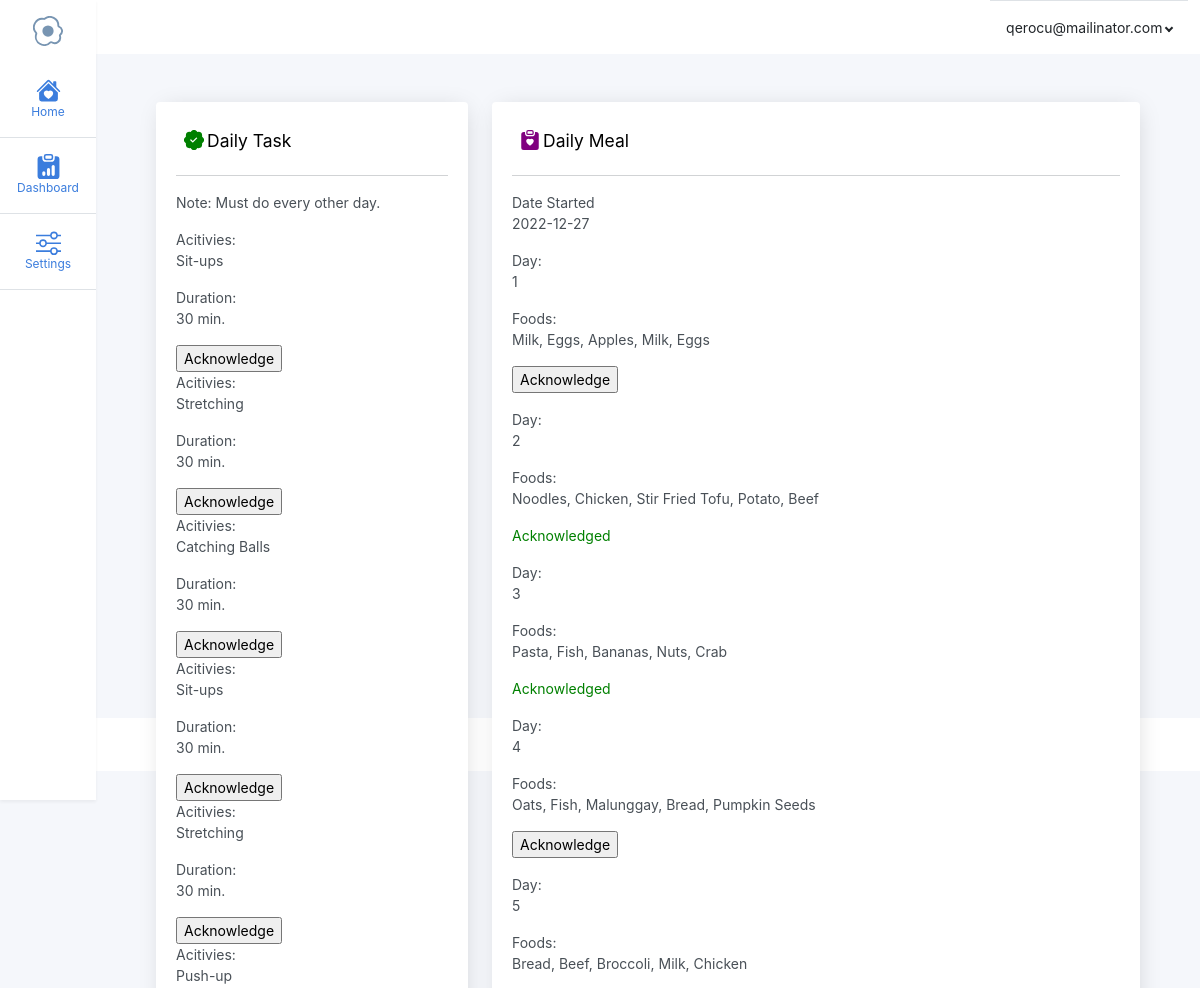
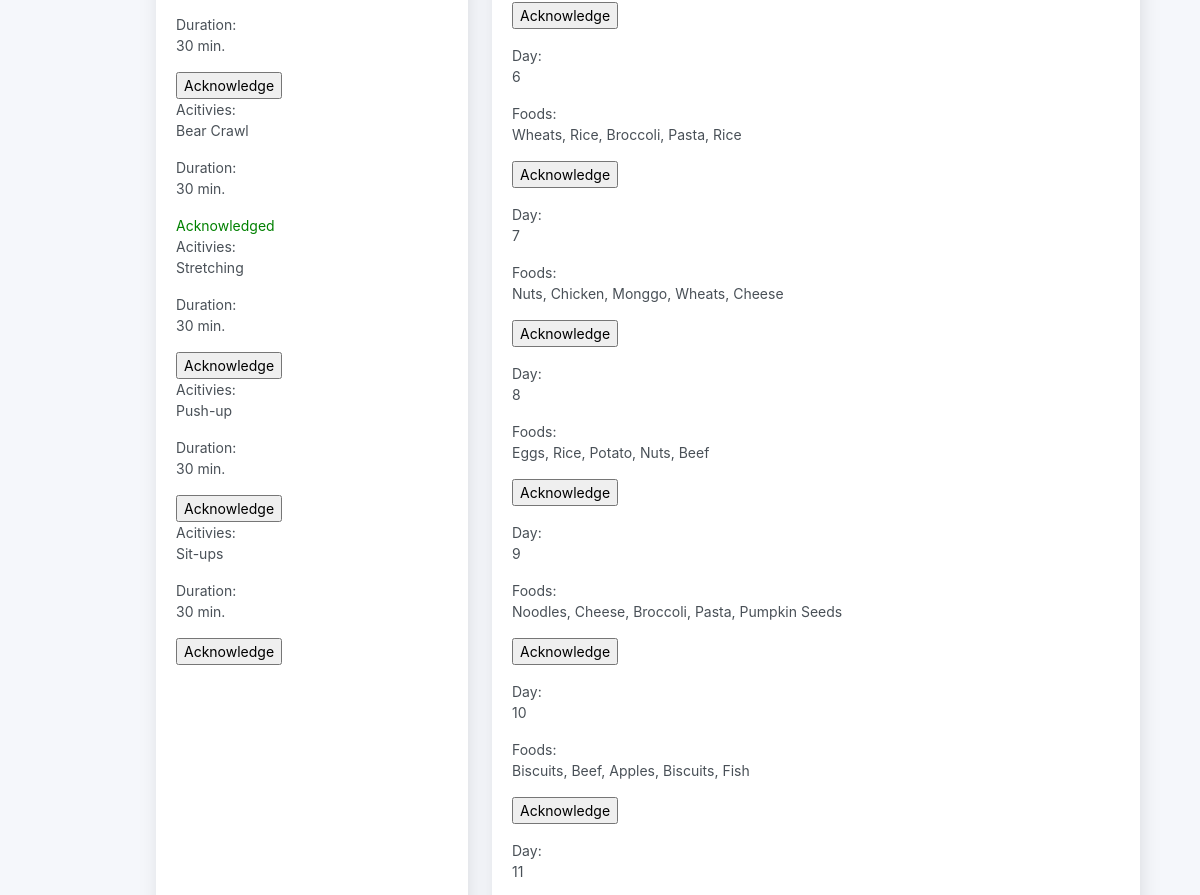
Page /parents/home-parent.php (signed in, upper part) on the earlier database version (2 pictures, top to bottom).
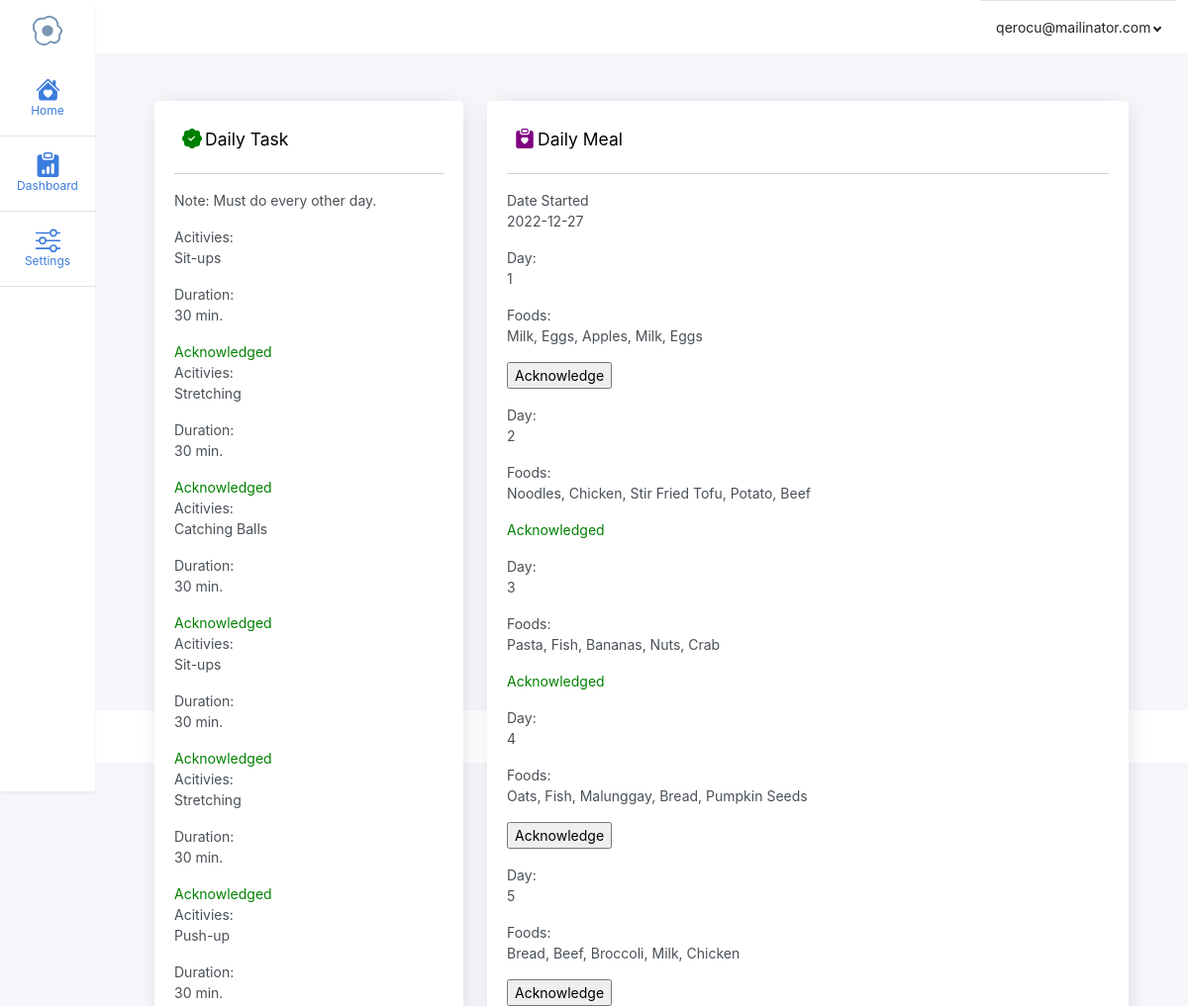
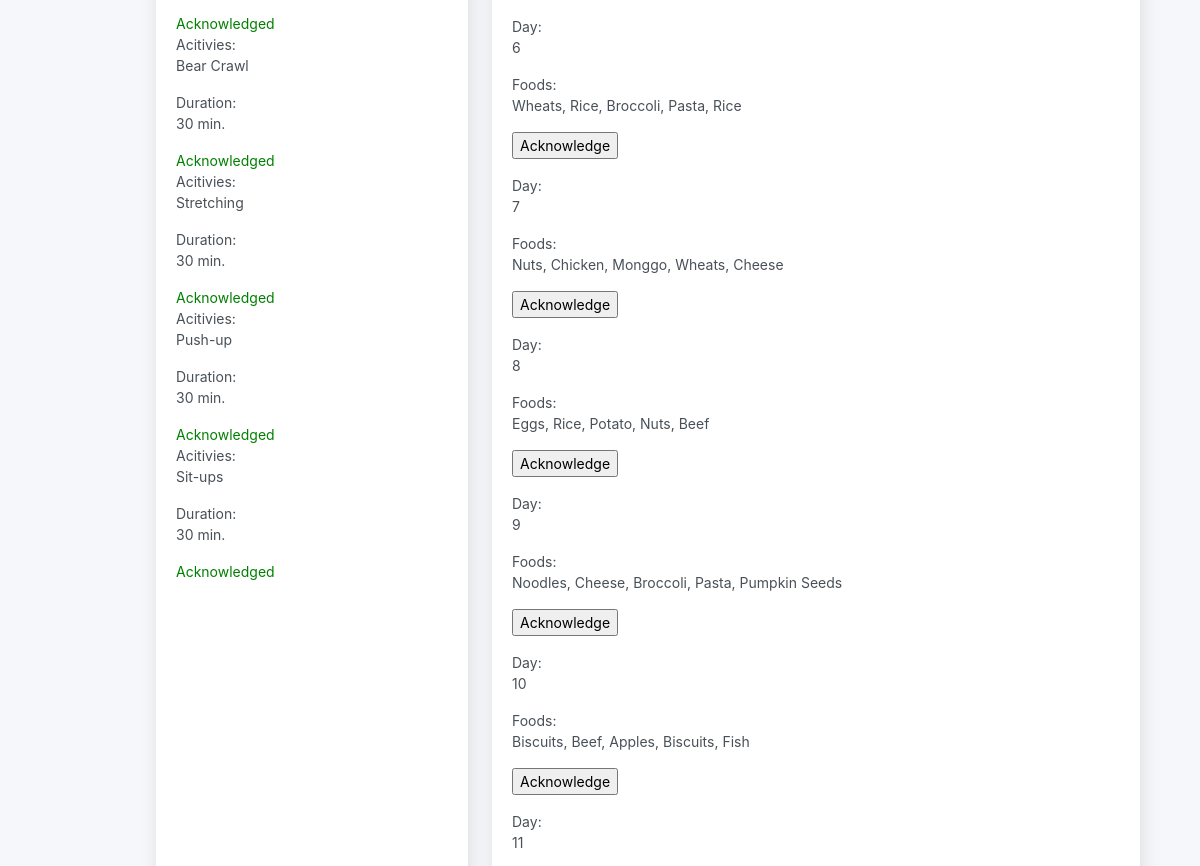
Same page on the later database version (2 pictures, top to bottom).
### tables this page shows
CREATE TABLE `program_records` (
  `id` int(11) NOT NULL,
  `student_id` varchar(20) NOT NULL,
  `date_started` date NOT NULL,
  `foods` varchar(255) NOT NULL,
  `exercises` varchar(255) NOT NULL,
  `day` varchar(50) NOT NULL,
  `food_acknowledge` int(11) NOT NULL,
  `exercise_acknowledge` int(11) NOT NULL,
  `ended_day` date NOT NULL,
  `date_time_created` datetime NOT NULL,
  `date_time_updated` datetime NOT NULL
);

### parents/home-parent.php (the view, shortened to what the changed rows need)
<?php
include('../connection.php');
$student_id = $_SESSION['student_id'];
?>
<!DOCTYPE html>
<html lang="en">
<head>
    <link rel="stylesheet" href="../admin-template/css/app.css">
    <link rel="stylesheet" href="../src/styles/custom/stickynav.css">
</head>
<body>
<div class="outer-container d-flex flex-row">
<main class="main-container container-fluid-lg bg-light" style="width: 100%; position: relative;">
    <main class="content">
        <div class="container-fluid" style="height: 100%;">
            <div class="row mb-5 gy-3" style="height: 70vh;">
                <div class="col-lg-4">
                    <div class="card" style="border: none; height: 100%; box-shadow: 2px 2px 23px -6px rgba(0,0,0,0.17);">
                        <div class="card-body">
                            <div class="p-2 pb-0 d-flex flex-column align-items-start">
                                <span class="d-flex flex-row align-middle">
                                    <h1 class="h4 bold" style="padding: 0 0 0 3px;">Daily Task</h1>
                                </span>
                            </div>
                            <hr class="featurette-divider">
                            <div class="alert alert-danger d-flex align-items-center" role="alert">
                                <p>Note: Must do every other day.</p>
                            </div>
                           <?php
                            $sql_daily_activities = "SELECT exercises,exercise_acknowledge, id FROM program_records WHERE student_id = '$student_id' LIMIT 10";
                            $run_daily_activities = mysqli_query($conn,$sql_daily_activities);
                            if(mysqli_num_rows($run_daily_activities) > 0){
                                foreach ($run_daily_activities as $row2){
                                    ?>
                                        <label for="">Acitivies:</label>
                                        <p><?php echo $row2['exercises'] ?></p>
                                        <label for="">Duration:</label>
                                        <p>30 min.</p>
                                        <form action="acknowledge.php" method="POST">
                                        <?php
                                            if($row2['exercise_acknowledge'] == 0){
                                                ?>
                                                <input type="submit" name="acknowledge_task" value="Acknowledge">
                                                <?php
                                            }else{
                                                echo "<div style='color:green;'>Acknowledged </div>";
                                            }
                                        ?>
                                        </form>
                                    <?php
                                }
                            }
                            ?>
                        </div>
                    </div>
                </div>
                <div class="col-lg-8">
                    <div class="card" style="border: none; height: 100%; box-shadow: 2px 2px 23px -6px rgba(0,0,0,0.17);">
                        <div class="card-body">
                            <div class="p-2 pb-0 d-flex flex-column align-items-start">
                                <span class="d-flex flex-row align-middle">
                                    <h1 class="h4 bold" style="padding: 0 0 0 3px;">Daily Meal</h1>
                                </span>
                            </div>
                            <hr class="featurette-divider">
                            <?php
                                $sql_program_records_date = "SELECT date_started FROM program_records WHERE student_id = '$student_id' LIMIT 1";
                                $run_program_records_date = mysqli_query($conn,$sql_program_records_date);
                                if(mysqli_num_rows($run_program_records_date) > 0){
                                    foreach($run_program_records_date as $row){
                                        ?>
                                            <label for="">Date Started</label>
                                            <p><?php echo $row['date_started']?></p>
                                        <?php
                                    }
                                }
                                ?>
                                <?php
                                $sql_program_records = "SELECT * FROM program_records WHERE student_id = '$student_id'";
                                $run_program_records = mysqli_query($conn,$sql_program_records);
                                if(mysqli_num_rows($run_program_records) > 0){
                                    foreach($run_program_records as $row1){
                                        ?>
                                            <label for="">Day: </label>
                                            <p><?php echo $row1['day']?></p>
                                            <label for="">Foods:</label>
                                            <p><?php echo $row1['foods']?></p>
                                            <form action="acknowledge.php" method="POST">
                                            <p>
                                                <?php
                                                    if($row1['food_acknowledge'] == 0){
                                                        ?>
                                                            <input type="submit" name="acknowledge_meal" value="Acknowledge">
                                                        <?php
                                                    }else{
                                                        echo "<div style='color: green;'>Acknowledged </div> ";
                                                    }
                                                ?>
                                            </p>
                                            </form>
                                        <?php
                                    }
                                }
                            ?>
                        </div>
                    </div>
                </div>
            </div>
        </div>
    </main>
</main>
</div>
</body>
</html>

Differences in the rows shown:
changed program_records "Milk, Eggs, Apples, Milk, Eggs": acknowledge_task "Acknowledge" → (not shown); now shows "Acknowledged"
changed program_records "Noodles, Chicken, Stir Fried Tofu, Potato, Beef": acknowledge_task "Acknowledge" → (not shown); now shows "Acknowledged"
changed program_records "Catching Balls": acknowledge_task "Acknowledge" → (not shown); now shows "Acknowledged"
changed program_records "Oats, Fish, Malunggay, Bread, Pumpkin Seeds": acknowledge_task "Acknowledge" → (not shown); now shows "Acknowledged"
changed program_records "Bread, Beef, Broccoli, Milk, Chicken": acknowledge_task "Acknowledge" → (not shown); now shows "Acknowledged"
changed program_records "Wheats, Rice, Broccoli, Pasta, Rice": acknowledge_task "Acknowledge" → (not shown); now shows "Acknowledged"
changed program_records "Eggs, Rice, Potato, Nuts, Beef": acknowledge_task "Acknowledge" → (not shown); now shows "Acknowledged"
changed program_records "Noodles, Cheese, Broccoli, Pasta, Pumpkin Seeds": acknowledge_task "Acknowledge" → (not shown); now shows "Acknowledged"
changed program_records "Biscuits, Beef, Apples, Biscuits, Fish": acknowledge_task "Acknowledge" → (not shown); now shows "Acknowledged"
